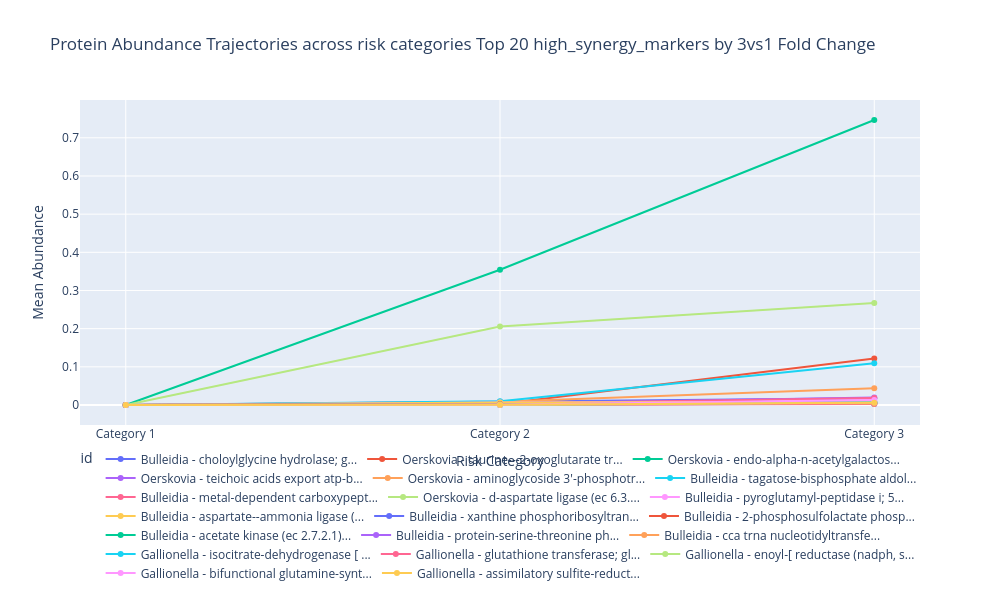

The notebook cell this image was saved under:
### Code cell
fig = plot_fold_change_increasing_only(high_synergy_markers, "high_synergy_markers", top_n=20, fold_change_type='3vs1')
inc_path = shared_dir /"17_increase"
plt.savefig(inc_path, dpi=300, bbox_inches='tight')
fig.show()

### Figure 1 — Plotly figure (JSON) as saved in the notebook; plotly's stock layout.template omitted (floating-point values rounded to 4 significant figures)
{"data": [{"customdata": [["1756.57x", "10.00", 42.87], ["1756.57x", "10.00", 42.87], ["1756.57x", "10.00", 42.87]], "hovertemplate": "id=Bulleidia - choloylglycine hydrolase; g...<br>Risk Category=%{x}<br>Mean Abundance=%{y}<br>fold_change=%{customdata[0]}<br>log2fc=%{customdata[1]}<br>score=%{customdata[2]}<extra></extra>", "legendgroup": "Bulleidia - choloylglycine hydrolase; g...", "line": {"color": "#636efa", "dash": "solid"}, "marker": {"symbol": "circle"}, "mode": "lines+markers", "name": "Bulleidia - choloylglycine hydrolase; g...", "orientation": "v", "showlegend": true, "type": "scatter", "x": [1, 2, 3], "xaxis": "x", "y": [0, 0.008784, 0.01756], "yaxis": "y"}, {"customdata": [["12213.01x", "10.00", 24.57], ["12213.01x", "10.00", 24.57], ["12213.01x", "10.00", 24.57]], "hovertemplate": "id=Oerskovia - taurine---2-oxoglutarate tr...<br>Risk Category=%{x}<br>Mean Abundance=%{y}<br>fold_change=%{customdata[0]}<br>log2fc=%{customdata[1]}<br>score=%{customdata[2]}<extra></extra>", "legendgroup": "Oerskovia - taurine---2-oxoglutarate tr...", "line": {"color": "#EF553B", "dash": "solid"}, "marker": {"symbol": "circle"}, "mode": "lines+markers", "name": "Oerskovia - taurine---2-oxoglutarate tr...", "orientation": "v", "showlegend": true, "type": "scatter", "x": [1, 2, 3], "xaxis": "x", "y": [0, 0.002927, 0.1221], "yaxis": "y"}, {"customdata": [["74666.14x", "10.00", 25.2], ["74666.14x", "10.00", 25.2], ["74666.14x", "10.00", 25.2]], "hovertemplate": "id=Oerskovia - endo-alpha-n-acetylgalactos...<br>Risk Category=%{x}<br>Mean Abundance=%{y}<br>fold_change=%{customdata[0]}<br>log2fc=%{customdata[1]}<br>score=%{customdata[2]}<extra></extra>", "legendgroup": "Oerskovia - endo-alpha-n-acetylgalactos...", "line": {"color": "#00cc96", "dash": "solid"}, "marker": {"symbol": "circle"}, "mode": "lines+markers", "name": "Oerskovia - endo-alpha-n-acetylgalactos...", "orientation": "v", "showlegend": true, "type": "scatter", "x": [1, 2, 3], "xaxis": "x", "y": [0, 0.3544, 0.7467], "yaxis": "y"}, {"customdata": [["1983.29x", "10.00", 37.09], ["1983.29x", "10.00", 37.09], ["1983.29x", "10.00", 37.09]], "hovertemplate": "id=Oerskovia - teichoic acids export atp-b...<br>Risk Category=%{x}<br>Mean Abundance=%{y}<br>fold_change=%{customdata[0]}<br>log2fc=%{customdata[1]}<br>score=%{customdata[2]}<extra></extra>", "legendgroup": "Oerskovia - teichoic acids export atp-b...", "line": {"color": "#ab63fa", "dash": "solid"}, "marker": {"symbol": "circle"}, "mode": "lines+markers", "name": "Oerskovia - teichoic acids export atp-b...", "orientation": "v", "showlegend": true, "type": "scatter", "x": [1, 2, 3], "xaxis": "x", "y": [0, 0.003413, 0.01982], "yaxis": "y"}, {"customdata": [["4373.95x", "10.00", 37.73], ["4373.95x", "10.00", 37.73], ["4373.95x", "10.00", 37.73]], "hovertemplate": "id=Oerskovia - aminoglycoside 3'-phosphotr...<br>Risk Category=%{x}<br>Mean Abundance=%{y}<br>fold_change=%{customdata[0]}<br>log2fc=%{customdata[1]}<br>score=%{customdata[2]}<extra></extra>", "legendgroup": "Oerskovia - aminoglycoside 3'-phosphotr...", "line": {"color": "#FFA15A", "dash": "solid"}, "marker": {"symbol": "circle"}, "mode": "lines+markers", "name": "Oerskovia - aminoglycoside 3'-phosphotr...", "orientation": "v", "showlegend": true, "type": "scatter", "x": [1, 2, 3], "xaxis": "x", "y": [0, 0.008523, 0.04373], "yaxis": "y"}, {"customdata": [["10964.04x", "10.00", 43.07], ["10964.04x", "10.00", 43.07], ["10964.04x", "10.00", 43.07]], "hovertemplate": "id=Bulleidia - tagatose-bisphosphate aldol...<br>Risk Category=%{x}<br>Mean Abundance=%{y}<br>fold_change=%{customdata[0]}<br>log2fc=%{customdata[1]}<br>score=%{customdata[2]}<extra></extra>", "legendgroup": "Bulleidia - tagatose-bisphosphate aldol...", "line": {"color": "#19d3f3", "dash": "solid"}, "marker": {"symbol": "circle"}, "mode": "lines+markers", "name": "Bulleidia - tagatose-bisphosphate aldol...", "orientation": "v", "showlegend": true, "type": "scatter", "x": [1, 2, 3], "xaxis": "x", "y": [0, 0.009602, 0.1096], "yaxis": "y"}, {"customdata": [["1805.80x", "10.00", 44.13], ["1805.80x", "10.00", 44.13], ["1805.80x", "10.00", 44.13]], "hovertemplate": "id=Bulleidia - metal-dependent carboxypept...<br>Risk Category=%{x}<br>Mean Abundance=%{y}<br>fold_change=%{customdata[0]}<br>log2fc=%{customdata[1]}<br>score=%{customdata[2]}<extra></extra>", "legendgroup": "Bulleidia - metal-dependent carboxypept...", "line": {"color": "#FF6692", "dash": "solid"}, "marker": {"symbol": "circle"}, "mode": "lines+markers", "name": "Bulleidia - metal-dependent carboxypept...", "orientation": "v", "showlegend": true, "type": "scatter", "x": [1, 2, 3], "xaxis": "x", "y": [0, 0.003454, 0.01805], "yaxis": "y"}, {"customdata": [["26732.11x", "10.00", 45.98], ["26732.11x", "10.00", 45.98], ["26732.11x", "10.00", 45.98]], "hovertemplate": "id=Oerskovia - d-aspartate ligase (ec 6.3....<br>Risk Category=%{x}<br>Mean Abundance=%{y}<br>fold_change=%{customdata[0]}<br>log2fc=%{customdata[1]}<br>score=%{customdata[2]}<extra></extra>", "legendgroup": "Oerskovia - d-aspartate ligase (ec 6.3....", "line": {"color": "#B6E880", "dash": "solid"}, "marker": {"symbol": "circle"}, "mode": "lines+markers", "name": "Oerskovia - d-aspartate ligase (ec 6.3....", "orientation": "v", "showlegend": true, "type": "scatter", "x": [1, 2, 3], "xaxis": "x", "y": [0, 0.2058, 0.2673], "yaxis": "y"}, {"customdata": [["875.77x", "9.77", 40.24], ["875.77x", "9.77", 40.24], ["875.77x", "9.77", 40.24]], "hovertemplate": "id=Bulleidia - pyroglutamyl-peptidase i; 5...<br>Risk Category=%{x}<br>Mean Abundance=%{y}<br>fold_change=%{customdata[0]}<br>log2fc=%{customdata[1]}<br>score=%{customdata[2]}<extra></extra>", "legendgroup": "Bulleidia - pyroglutamyl-peptidase i; 5...", "line": {"color": "#FF97FF", "dash": "solid"}, "marker": {"symbol": "circle"}, "mode": "lines+markers", "name": "Bulleidia - pyroglutamyl-peptidase i; 5...", "orientation": "v", "showlegend": true, "type": "scatter", "x": [1, 2, 3], "xaxis": "x", "y": [0, 0.006374, 0.008748], "yaxis": "y"}, {"customdata": [["775.33x", "9.60", 45.96], ["775.33x", "9.60", 45.96], ["775.33x", "9.60", 45.96]], "hovertemplate": "id=Bulleidia - aspartate--ammonia ligase (...<br>Risk Category=%{x}<br>Mean Abundance=%{y}<br>fold_change=%{customdata[0]}<br>log2fc=%{customdata[1]}<br>score=%{customdata[2]}<extra></extra>", "legendgroup": "Bulleidia - aspartate--ammonia ligase (...", "line": {"color": "#FECB52", "dash": "solid"}, "marker": {"symbol": "circle"}, "mode": "lines+markers", "name": "Bulleidia - aspartate--ammonia ligase (...", "orientation": "v", "showlegend": true, "type": "scatter", "x": [1, 2, 3], "xaxis": "x", "y": [0, 0.006241, 0.007743], "yaxis": "y"}, {"customdata": [["729.79x", "9.51", 44.67], ["729.79x", "9.51", 44.67], ["729.79x", "9.51", 44.67]], "hovertemplate": "id=Bulleidia - xanthine phosphoribosyltran...<br>Risk Category=%{x}<br>Mean Abundance=%{y}<br>fold_change=%{customdata[0]}<br>log2fc=%{customdata[1]}<br>score=%{customdata[2]}<extra></extra>", "legendgroup": "Bulleidia - xanthine phosphoribosyltran...", "line": {"color": "#636efa", "dash": "solid"}, "marker": {"symbol": "circle"}, "mode": "lines+markers", "name": "Bulleidia - xanthine phosphoribosyltran...", "orientation": "v", "showlegend": true, "type": "scatter", "x": [1, 2, 3], "xaxis": "x", "y": [0, 0.001229, 0.007288], "yaxis": "y"}, {"customdata": [["474.13x", "8.89", 46.23], ["474.13x", "8.89", 46.23], ["474.13x", "8.89", 46.23]], "hovertemplate": "id=Bulleidia - 2-phosphosulfolactate phosp...<br>Risk Category=%{x}<br>Mean Abundance=%{y}<br>fold_change=%{customdata[0]}<br>log2fc=%{customdata[1]}<br>score=%{customdata[2]}<extra></extra>", "legendgroup": "Bulleidia - 2-phosphosulfolactate phosp...", "line": {"color": "#EF553B", "dash": "solid"}, "marker": {"symbol": "circle"}, "mode": "lines+markers", "name": "Bulleidia - 2-phosphosulfolactate phosp...", "orientation": "v", "showlegend": true, "type": "scatter", "x": [1, 2, 3], "xaxis": "x", "y": [0, 0.001664, 0.004731], "yaxis": "y"}, {"customdata": [["340.44x", "8.41", 46.21], ["340.44x", "8.41", 46.21], ["340.44x", "8.41", 46.21]], "hovertemplate": "id=Bulleidia - acetate kinase (ec 2.7.2.1)...<br>Risk Category=%{x}<br>Mean Abundance=%{y}<br>fold_change=%{customdata[0]}<br>log2fc=%{customdata[1]}<br>score=%{customdata[2]}<extra></extra>", "legendgroup": "Bulleidia - acetate kinase (ec 2.7.2.1)...", "line": {"color": "#00cc96", "dash": "solid"}, "marker": {"symbol": "circle"}, "mode": "lines+markers", "name": "Bulleidia - acetate kinase (ec 2.7.2.1)...", "orientation": "v", "showlegend": true, "type": "scatter", "x": [1, 2, 3], "xaxis": "x", "y": [0, 0.001291, 0.003394], "yaxis": "y"}, {"customdata": [["295.53x", "8.21", 41.58], ["295.53x", "8.21", 41.58], ["295.53x", "8.21", 41.58]], "hovertemplate": "id=Bulleidia - protein-serine-threonine ph...<br>Risk Category=%{x}<br>Mean Abundance=%{y}<br>fold_change=%{customdata[0]}<br>log2fc=%{customdata[1]}<br>score=%{customdata[2]}<extra></extra>", "legendgroup": "Bulleidia - protein-serine-threonine ph...", "line": {"color": "#ab63fa", "dash": "solid"}, "marker": {"symbol": "circle"}, "mode": "lines+markers", "name": "Bulleidia - protein-serine-threonine ph...", "orientation": "v", "showlegend": true, "type": "scatter", "x": [1, 2, 3], "xaxis": "x", "y": [0, 0.0008848, 0.002945], "yaxis": "y"}, {"customdata": [["284.94x", "8.15", 43.45], ["284.94x", "8.15", 43.45], ["284.94x", "8.15", 43.45]], "hovertemplate": "id=Bulleidia - cca trna nucleotidyltransfe...<br>Risk Category=%{x}<br>Mean Abundance=%{y}<br>fold_change=%{customdata[0]}<br>log2fc=%{customdata[1]}<br>score=%{customdata[2]}<extra></extra>", "legendgroup": "Bulleidia - cca trna nucleotidyltransfe...", "line": {"color": "#FFA15A", "dash": "solid"}, "marker": {"symbol": "circle"}, "mode": "lines+markers", "name": "Bulleidia - cca trna nucleotidyltransfe...", "orientation": "v", "showlegend": true, "type": "scatter", "x": [1, 2, 3], "xaxis": "x", "y": [0, 0.001108, 0.002839], "yaxis": "y"}, {"customdata": [["112.67x", "6.82", 50.71], ["112.67x", "6.82", 50.71], ["112.67x", "6.82", 50.71]], "hovertemplate": "id=Gallionella - isocitrate-dehydrogenase [ ...<br>Risk Category=%{x}<br>Mean Abundance=%{y}<br>fold_change=%{customdata[0]}<br>log2fc=%{customdata[1]}<br>score=%{customdata[2]}<extra></extra>", "legendgroup": "Gallionella - isocitrate-dehydrogenase [ ...", "line": {"color": "#19d3f3", "dash": "solid"}, "marker": {"symbol": "circle"}, "mode": "lines+markers", "name": "Gallionella - isocitrate-dehydrogenase [ ...", "orientation": "v", "showlegend": true, "type": "scatter", "x": [1, 2, 3], "xaxis": "x", "y": [5.362e-05, 0.0003007, 0.007158], "yaxis": "y"}, {"customdata": [["98.83x", "6.63", 54.54], ["98.83x", "6.63", 54.54], ["98.83x", "6.63", 54.54]], "hovertemplate": "id=Gallionella - glutathione transferase; gl...<br>Risk Category=%{x}<br>Mean Abundance=%{y}<br>fold_change=%{customdata[0]}<br>log2fc=%{customdata[1]}<br>score=%{customdata[2]}<extra></extra>", "legendgroup": "Gallionella - glutathione transferase; gl...", "line": {"color": "#FF6692", "dash": "solid"}, "marker": {"symbol": "circle"}, "mode": "lines+markers", "name": "Gallionella - glutathione transferase; gl...", "orientation": "v", "showlegend": true, "type": "scatter", "x": [1, 2, 3], "xaxis": "x", "y": [2.695e-05, 0.0001232, 0.003641], "yaxis": "y"}, {"customdata": [["87.63x", "6.45", 51.53], ["87.63x", "6.45", 51.53], ["87.63x", "6.45", 51.53]], "hovertemplate": "id=Gallionella - enoyl-[ reductase (nadph, s...<br>Risk Category=%{x}<br>Mean Abundance=%{y}<br>fold_change=%{customdata[0]}<br>log2fc=%{customdata[1]}<br>score=%{customdata[2]}<extra></extra>", "legendgroup": "Gallionella - enoyl-[ reductase (nadph, s...", "line": {"color": "#B6E880", "dash": "solid"}, "marker": {"symbol": "circle"}, "mode": "lines+markers", "name": "Gallionella - enoyl-[ reductase (nadph, s...", "orientation": "v", "showlegend": true, "type": "scatter", "x": [1, 2, 3], "xaxis": "x", "y": [6.301e-05, 0.0003101, 0.006388], "yaxis": "y"}, {"customdata": [["83.66x", "6.39", 50.71], ["83.66x", "6.39", 50.71], ["83.66x", "6.39", 50.71]], "hovertemplate": "id=Gallionella - bifunctional glutamine-synt...<br>Risk Category=%{x}<br>Mean Abundance=%{y}<br>fold_change=%{customdata[0]}<br>log2fc=%{customdata[1]}<br>score=%{customdata[2]}<extra></extra>", "legendgroup": "Gallionella - bifunctional glutamine-synt...", "line": {"color": "#FF97FF", "dash": "solid"}, "marker": {"symbol": "circle"}, "mode": "lines+markers", "name": "Gallionella - bifunctional glutamine-synt...", "orientation": "v", "showlegend": true, "type": "scatter", "x": [1, 2, 3], "xaxis": "x", "y": [0.0001505, 0.0006889, 0.01342], "yaxis": "y"}, {"customdata": [["82.74x", "6.37", 51.26], ["82.74x", "6.37", 51.26], ["82.74x", "6.37", 51.26]], "hovertemplate": "id=Gallionella - assimilatory sulfite-reduct...<br>Risk Category=%{x}<br>Mean Abundance=%{y}<br>fold_change=%{customdata[0]}<br>log2fc=%{customdata[1]}<br>score=%{customdata[2]}<extra></extra>", "legendgroup": "Gallionella - assimilatory sulfite-reduct...", "line": {"color": "#FECB52", "dash": "solid"}, "marker": {"symbol": "circle"}, "mode": "lines+markers", "name": "Gallionella - assimilatory sulfite-reduct...", "orientation": "v", "showlegend": true, "type": "scatter", "x": [1, 2, 3], "xaxis": "x", "y": [6.303e-05, 0.0004568, 0.006032], "yaxis": "y"}], "layout": {"height": 600, "legend": {"orientation": "h", "title": {"text": "id"}, "tracegroupgap": 0, "x": 0.5, "xanchor": "center", "y": -0.5, "yanchor": "bottom"}, "margin": {"b": 150}, "title": {"text": "Protein Abundance Trajectories across risk categories Top 20 high_synergy_markers by 3vs1 Fold Change"}, "width": 1000, "xaxis": {"anchor": "y", "domain": [0, 1], "ticktext": ["Category 1", "Category 2", "Category 3"], "tickvals": [1, 2, 3], "title": {"text": "Risk Category"}}, "yaxis": {"anchor": "x", "domain": [0, 1], "title": {"text": "Mean Abundance"}}}}
